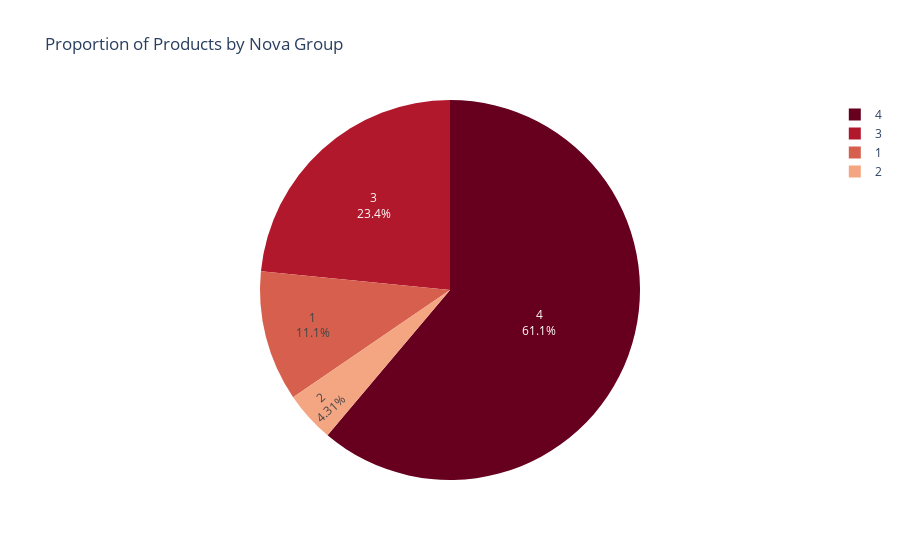

The notebook cell saved with this chart:
### Markdown cell above
**Distribution of Products by Sugar Category**
- **Sugar Category:** The bar chart for sugar categories shows a strong concentration of products in the 'Low Sugar' category. The 'Moderate Sugar' and 'High Sugar' categories have significantly fewer products.

### Code cell
import plotly.express as px

fig = px.pie(nova_group_counts, values='count', names='nova-group', title='Proportion of Products by Nova Group', labels=['Group 4', 'Group 3', 'Group 1', 'Group 2'], color_discrete_sequence=px.colors.sequential.RdBu)
fig.update_traces(textposition='inside', textinfo='percent+label')
fig.show()

### Figure 1 — Plotly figure (JSON) as saved in the notebook; plotly's stock layout.template omitted (floating-point values rounded to 4 significant figures)
{"data": [{"domain": {"x": [0, 1], "y": [0, 1]}, "hovertemplate": "nova-group=%{label}<br>count=%{value}<extra></extra>", "labels": [4.0, 3.0, 1.0, 2.0], "legendgroup": "", "name": "", "showlegend": true, "textinfo": "percent+label", "textposition": "inside", "type": "pie", "values": [7214, 2764, 1311, 509]}], "layout": {"legend": {"tracegroupgap": 0}, "piecolorway": ["rgb(103,0,31)", "rgb(178,24,43)", "rgb(214,96,77)", "rgb(244,165,130)", "rgb(253,219,199)", "rgb(247,247,247)", "rgb(209,229,240)", "rgb(146,197,222)", "rgb(67,147,195)", "rgb(33,102,172)", "rgb(5,48,97)"], "title": {"text": "Proportion of Products by Nova Group"}}}
